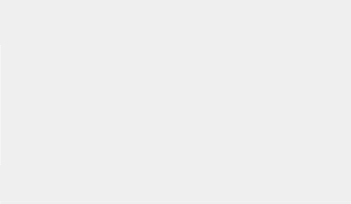
<?xml version="1.0" encoding="UTF-8"?>
<ui version="4.0">
 <class>MeasurementsPanel</class>
 <widget class="QWidget" name="MeasurementsPanel">
  <property name="geometry">
   <rect>
    <x>0</x>
    <y>0</y>
    <width>351</width>
    <height>204</height>
   </rect>
  </property>
  <property name="sizePolicy">
   <sizepolicy hsizetype="Expanding" vsizetype="Fixed">
    <horstretch>0</horstretch>
    <verstretch>0</verstretch>
   </sizepolicy>
  </property>
  <property name="windowTitle">
   <string>Form</string>
  </property>
  <property name="styleSheet">
   <string notr="true">font-size: 14px;</string>
  </property>
  <layout class="QGridLayout" name="gridLayout">
   <property name="leftMargin">
    <number>0</number>
   </property>
   <property name="topMargin">
    <number>0</number>
   </property>
   <property name="rightMargin">
    <number>0</number>
   </property>
   <property name="bottomMargin">
    <number>0</number>
   </property>
   <property name="spacing">
    <number>0</number>
   </property>
   <item row="1" column="2">
    <spacer name="horizontalSpacer">
     <property name="orientation">
      <enum>Qt::Horizontal</enum>
     </property>
     <property name="sizeHint" stdset="0">
      <size>
       <width>0</width>
       <height>0</height>
      </size>
     </property>
    </spacer>
   </item>
   <item row="0" column="1">
    <spacer name="verticalSpacerTop">
     <property name="orientation">
      <enum>Qt::Vertical</enum>
     </property>
     <property name="sizeType">
      <enum>QSizePolicy::Fixed</enum>
     </property>
     <property name="sizeHint" stdset="0">
      <size>
       <width>0</width>
       <height>45</height>
      </size>
     </property>
    </spacer>
   </item>
   <item row="2" column="1">
    <spacer name="verticalSpacerBottom">
     <property name="orientation">
      <enum>Qt::Vertical</enum>
     </property>
     <property name="sizeType">
      <enum>QSizePolicy::Fixed</enum>
     </property>
     <property name="sizeHint" stdset="0">
      <size>
       <width>0</width>
       <height>34</height>
      </size>
     </property>
    </spacer>
   </item>
   <item row="1" column="1">
    <widget class="QWidget" name="measurements" native="true">
     <property name="minimumSize">
      <size>
       <width>50</width>
       <height>0</height>
      </size>
     </property>
    </widget>
   </item>
   <item row="1" column="0">
    <widget class="QWidget" name="cursorReadouts" native="true">
     <property name="sizePolicy">
      <sizepolicy hsizetype="Minimum" vsizetype="Minimum">
       <horstretch>0</horstretch>
       <verstretch>0</verstretch>
      </sizepolicy>
     </property>
     <layout class="QHBoxLayout" name="horizontalLayout_2">
      <property name="spacing">
       <number>10</number>
      </property>
      <property name="leftMargin">
       <number>0</number>
      </property>
      <property name="topMargin">
       <number>0</number>
      </property>
      <property name="rightMargin">
       <number>20</number>
      </property>
      <property name="bottomMargin">
       <number>0</number>
      </property>
      <item>
       <widget class="Line" name="line">
        <property name="maximumSize">
         <size>
          <width>1</width>
          <height>16777215</height>
         </size>
        </property>
        <property name="styleSheet">
         <string notr="true">border: 1px solid rgba(255, 255, 255, 51);</string>
        </property>
        <property name="orientation">
         <enum>Qt::Vertical</enum>
        </property>
       </widget>
      </item>
     </layout>
    </widget>
   </item>
   <item row="3" column="0" colspan="3">
    <widget class="Line" name="lineBottom">
     <property name="minimumSize">
      <size>
       <width>0</width>
       <height>5</height>
      </size>
     </property>
     <property name="maximumSize">
      <size>
       <width>16777215</width>
       <height>1</height>
      </size>
     </property>
     <property name="styleSheet">
      <string notr="true">border: 1px solid rgba(255, 255, 255, 51);</string>
     </property>
     <property name="orientation">
      <enum>Qt::Horizontal</enum>
     </property>
    </widget>
   </item>
  </layout>
 </widget>
 <resources/>
 <connections/>
</ui>
